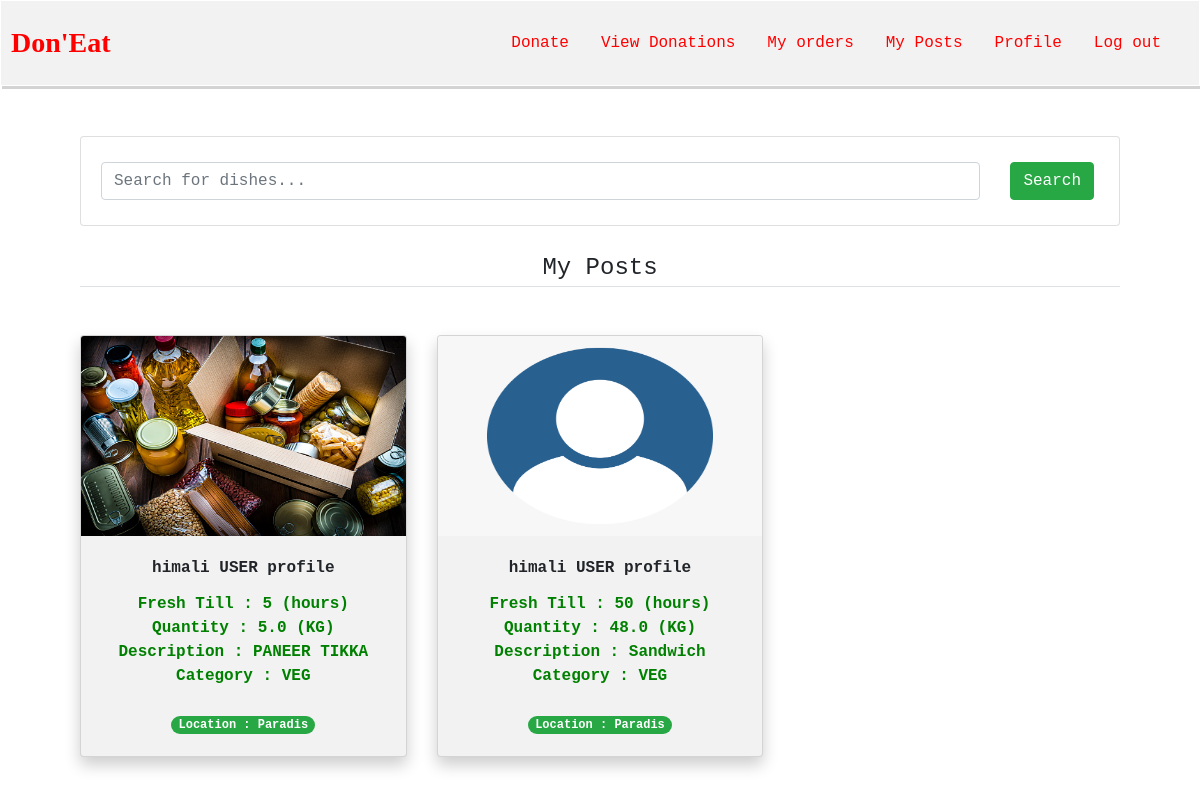
Page /myPosts/ (signed in) on the committed database.
### posts/models.py (models this page shows, shortened)
class Item(models.Model):
    posting_organization = models.ForeignKey(ProfileModel,on_delete=models.CASCADE,null=True,related_name = 'posting_organization')
    ordering_organization = models.ForeignKey(ProfileModel,on_delete=models.CASCADE,null=True,related_name = 'ordering_organization')
    isOrdered = models.BooleanField(default=False,null=True)
    isDelivered = models.BooleanField(default=False,null=True)
    isQualityOK = models.BooleanField(default=False,null=True)
    isQuantityOK = models.BooleanField(default=False,null=True)
    description = models.CharField(max_length=100)
    quantity = models.FloatField()
    category = models.CharField(choices=CATEGORY_CHOICES, default='VEG',null=True,max_length=100)
    image = models.ImageField(default='default.png',upload_to='profile_pics')
    freshTill = models.IntegerField(default=0)
    walletPublicAddress = models.CharField(max_length=50,null=True,default=0)
    deliveredBy = models.ForeignKey(ProfileModel,on_delete=models.CASCADE,null=True,related_name = 'deliveredBy')
    isChecked = models.BooleanField(default=False,null=True)

### users/models.py (models this page shows)
class ProfileModel(models.Model):
    user = models.OneToOneField(User,on_delete=models.CASCADE)
    category = models.CharField(choices=CATEGORY_CHOICES, default='USER',null=True,max_length=100)
    image = models.ImageField(default='default.png',upload_to='profile_pics')
    instituteName = models.CharField(max_length=100,null=True)
    instituteType = models.CharField(choices=ORG_CHOICES, default='Others',null=True,max_length=100)
    location = models.CharField(max_length=100,null=True)
    acceptanceRate = models.FloatField(null=True,default=0)
    walletPublicAddress = models.CharField(max_length=50,null=True,default=0)
    def __str__(self):
        return f'{self.user.username} {self.category} profile'

### posts/views.py (the view)
# urls.py: path('myPosts/', posts_views.myPosts, name='myPosts'),
@login_required
def myPosts(request):
    ob = ProfileModel.objects.get(user=request.user)
    role = ob.category
    item_objects = Item.objects.all()
    org = ProfileModel.objects.get(user=request.user)
    item_objects = item_objects.filter(posting_organization=org)
    '''#adding search functionality
    if item_name != '' and item_name is not None:
        item_objects = item_objects.filter(title__icontains=item_name)

    #adding pagination
    paginator = Paginator(item_objects,6)
    page = request.GET.get('page')
    item_objects = paginator.get_page(page)'''
    return render(request, 'posts/myPosts.html', {'item_objects': item_objects,'role':role})

### posts/templates/posts/myPosts.html (shortened to what this page needs)
{% extends 'posts/base.html' %}
{% block body %}
    <div class="container">
    <div class="row">
        <div class="col-md-12">
            <form class="card card-sm">
                <div class="card-body row no-gutters align-items-center">
                    <div style="padding-right: 25px;" class="col">
                        <input type="search" name="item_name" placeholder="Search for dishes..." class="form-control form-control-borderless">
                    </div>
                    <div class="col-auto">
                        <button class="btn btn-success" type="submit"> Search </button>
                    </div>
                </div>
            </form>
        </div>
    </div>
    <br>
    <legend class="border-bottom mb-4" style="text-align: center;"> My Posts </legend>
     <br>
    <div class="row">
        {%  for item in item_objects %}
        <div class="col-md-6 col-sm-6 col-lg-4 col-xs-6">
            <div class="card index-card">
                <img height="200px" width="300px" src="{{ item.image.url }}" class="card-img-top">
                <div class="card-body">
                    <div id="name{{ item.id }}" class="card-title">
                        {{ item.posting_organization }}
                    </div>
                    <div class="card-text">
                        <span id="price{{ item.id }}">  Fresh Till : {{ item.freshTill }} (hours) </span> <br>
                        <span id="price{{ item.id }}">  Quantity : {{ item.quantity }} (KG)</span> <br>
                        <span id="price{{ item.id }}">  Description : {{ item.description }} </span> <br>
                        <span id="price{{ item.id }}">  Category : {{ item.category }} </span> <br>
                        <br>
                                    <span class="badge badge-pill badge-success"> Location : {{ item.posting_organization.location }} </span>
                    </div>
                </div>
            </div>
        <br>
        </div>
        {% endfor %}
    </div>
    </div>
{% endblock %}

### posts/static/posts/style.css (style rules this page uses)
body { font-family: Tahoma, monospace; }
.container { padding: 50px; }
.card-text { color: green; font-weight: bolder; }
.card-title { font-weight: bolder; }
.btn { margin: 5px; }
.card-img-top { transition: transform .2s; }
.index-card { box-shadow: 0 4px 8px 0 rgba(0,0,0,0.2); transition: 0.3s; background-color: #f2f2f2; }
.index-card,.detail-card,.review:hover { box-shadow: 0 8px 16px 0 rgba(0,0,0,0.2); }
.card-body { text-align: center; }

### rows in the picture
Item: image (picture), posting_organization "himali USER profile", freshTill "5", quantity "5.0", description "PANEER TIKKA", category "VEG", posting_organization.location "Paradis"
Item: image (placeholder picture), posting_organization "himali USER profile", freshTill "50", quantity "48.0", description "Sandwich", category "VEG", posting_organization.location "Paradis"
